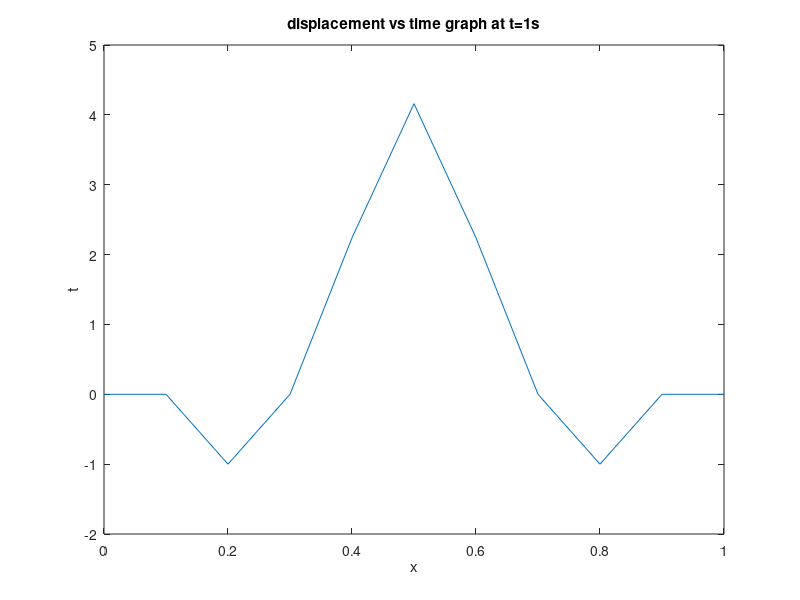

This chart was generated by the following MATLAB code:
l = 1;
t = 1;
c = 1;
dx = 0.1;
dt = 0.1;
k = (c * dt/dx)^2;
for i=1:11
    x(i) = (i-1)*dx;
end

for i=1:11
    u(i) =2* x(i)*(1-x(i));
end

for j=2:10
    for i=2:10
        u1(i) = (k * (u(i+1)-2*u(i)+u(i-1))) + 2*u(i) - u(j-1);
    end
    u1(1) = 0;
    u1(11) = 0;
    u = u1;
end
plot(x,u1)
xlabel("x")
ylabel("t")
title("displacement vs time graph at t=1s")

 
